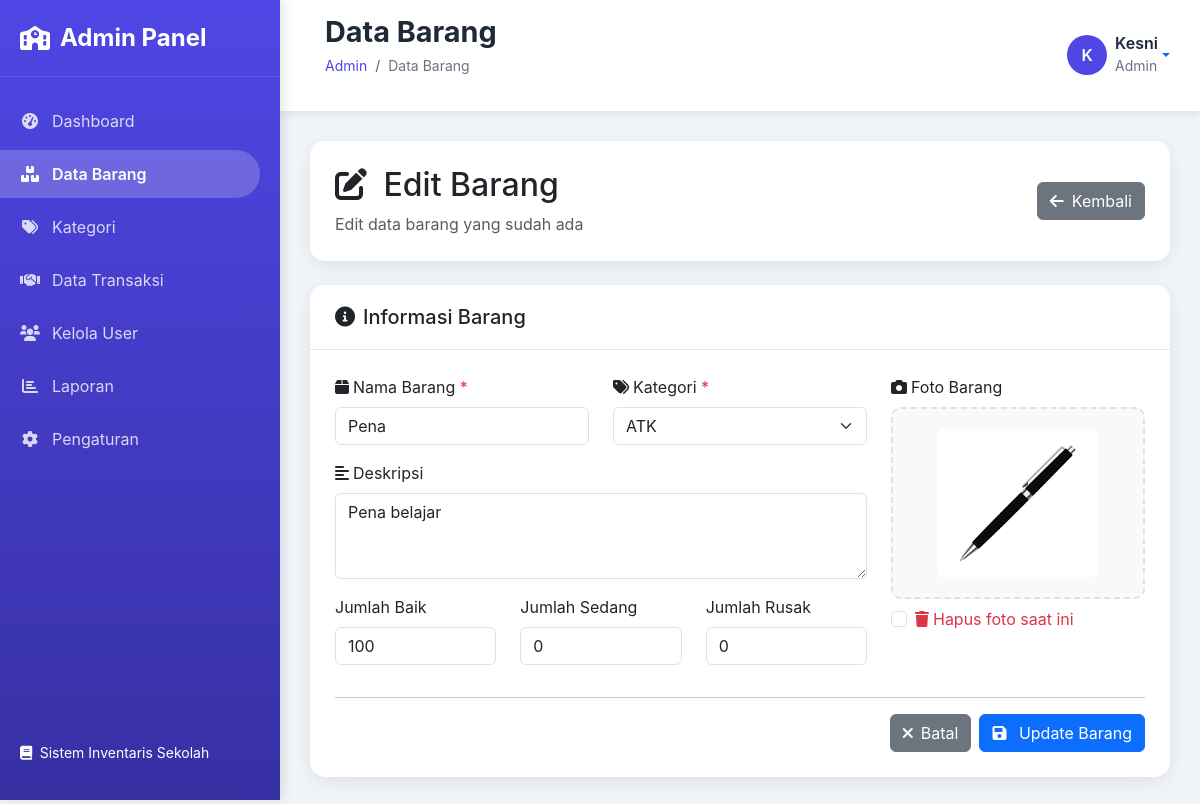
The app's page /admin/barang/index.php?action=edit&id=41 (signed in) with its own data.
### tables this page shows
CREATE TABLE `barang` (
  `id` int(11) NOT NULL,
  `nama_barang` varchar(200) NOT NULL,
  `kategori_id` int(11) NOT NULL,
  `deskripsi` longtext DEFAULT NULL,
  `foto` varchar(255) DEFAULT NULL,
  `jumlah_baik` int(10) UNSIGNED NOT NULL DEFAULT 0,
  `jumlah_sedang` int(10) UNSIGNED NOT NULL DEFAULT 0,
  `jumlah_rusak` int(10) UNSIGNED NOT NULL DEFAULT 0,
  `created_at` timestamp NULL DEFAULT current_timestamp(),
  `updated_at` timestamp NULL DEFAULT current_timestamp() ON UPDATE current_timestamp()
);

CREATE TABLE `kategori` (
  `id` int(11) NOT NULL,
  `nama_kategori` varchar(100) NOT NULL,
  `deskripsi` text DEFAULT NULL,
  `created_at` timestamp NULL DEFAULT current_timestamp(),
  `updated_at` timestamp NULL DEFAULT current_timestamp() ON UPDATE current_timestamp()
);

### admin/barang/form.php (the view, shortened to what this page needs)
<?php
$page_title = isset($_GET['action']) && $_GET['action'] == 'edit' ? 'Edit Barang' : 'Tambah Barang';
require_once '../includes/header.php';
$action = $_GET['action'] ?? 'add';
$barang_id = $_GET['id'] ?? null;
$barang = null;
try {
    $pdo = new PDO("mysql:host=localhost;dbname=inventaris_sekolah", "root", "");
    $pdo->setAttribute(PDO::ATTR_ERRMODE, PDO::ERRMODE_EXCEPTION);
    $kategori_list = $pdo->query("SELECT * FROM kategori ORDER BY nama_kategori")->fetchAll();
    if ($action == 'edit' && $barang_id) {
        $stmt = $pdo->prepare("SELECT * FROM barang WHERE id = ?");
        $stmt->execute([$barang_id]);
        $barang = $stmt->fetch(PDO::FETCH_ASSOC);
    }
} catch (Exception $e) {
    $kategori_list = [];
    error_log("[admin/barang/form.php] DB error: " . $e->getMessage());
}
?>
<div class="row mb-4">
    <div class="col-12">
        <div class="card">
            <div class="card-body">
                <div class="row align-items-center">
                    <div class="col-md-8">
                        <h2 class="mb-2">
                            <i class="fas fa-<?= $action == 'edit' ? 'edit' : 'plus' ?> me-2"></i>
                            <?= $page_title ?>
                        </h2>
                        <p class="text-muted mb-0">
                            <?= $action == 'edit' ? 'Edit data barang yang sudah ada' : 'Tambahkan barang baru ke inventaris' ?>
                        </p>
                    </div>
                    <div class="col-md-4 text-md-end">
                        <a href="index.php" class="btn btn-secondary">
                            <i class="fas fa-arrow-left me-2"></i>Kembali
                        </a>
                    </div>
                </div>
            </div>
        </div>
    </div>
</div>
<div class="row">
    <div class="col-12">
        <div class="card">
            <div class="card-header">
                <h5 class="mb-0">
                    <i class="fas fa-info-circle me-2"></i>Informasi Barang
                </h5>
            </div>
            <div class="card-body">
                <form method="POST" action="" enctype="multipart/form-data" id="barangForm">
                    <div class="row">
                        <div class="col-md-8">
                            <div class="row mb-3">
                                <div class="col-md-6">
                                    <label for="nama_barang" class="form-label">
                                        <i class="fas fa-box me-1"></i>Nama Barang <span class="text-danger">*</span>
                                    </label>
                                    <input type="text" class="form-control" id="nama_barang" name="nama_barang"
                                        value="<?= htmlspecialchars($barang['nama_barang'] ?? '') ?>" required>
                                </div>
                                <div class="col-md-6">
                                    <label for="kategori_id" class="form-label">
                                        <i class="fas fa-tags me-1"></i>Kategori <span class="text-danger">*</span>
                                    </label>
                                    <select class="form-select" id="kategori_id" name="kategori_id" required>
                                        <?php foreach ($kategori_list as $kat): ?>
                                            <option value="<?= $kat['id'] ?>"
                                                <?= ($barang['kategori_id'] ?? '') == $kat['id'] ? 'selected' : '' ?>>
                                                <?= htmlspecialchars($kat['nama_kategori']) ?>
                                            </option>
                                        <?php endforeach; ?>
                                    </select>
                                </div>
                            </div>
                            <div class="mb-3">
                                <label for="deskripsi" class="form-label">
                                    <i class="fas fa-align-left me-1"></i>Deskripsi
                                </label>
                                <textarea class="form-control" id="deskripsi" name="deskripsi" rows="3"
                                    placeholder="Deskripsi detail barang..."><?= htmlspecialchars($barang['deskripsi'] ?? '') ?></textarea>
                            </div>
                            <div class="row">
                                <div class="col-md-4 mb-3">
                                    <label for="jumlah_baik" class="form-label">Jumlah Baik</label>
                                    <input type="number" class="form-control" id="jumlah_baik" name="jumlah_baik" min="0"
                                        value="<?= htmlspecialchars($barang['jumlah_baik'] ?? 0) ?>">
                                </div>
                                <div class="col-md-4 mb-3">
                                    <label for="jumlah_sedang" class="form-label">Jumlah Sedang</label>
                                    <input type="number" class="form-control" id="jumlah_sedang" name="jumlah_sedang" min="0"
                                        value="<?= htmlspecialchars($barang['jumlah_sedang'] ?? 0) ?>">
                                </div>
                                <div class="col-md-4 mb-3">
                                    <label for="jumlah_rusak" class="form-label">Jumlah Rusak</label>
                                    <input type="number" class="form-control" id="jumlah_rusak" name="jumlah_rusak" min="0"
                                        value="<?= htmlspecialchars($barang['jumlah_rusak'] ?? 0) ?>">
                                </div>
                            </div>
                        </div>
                        <div class="col-md-4">
                            <div class="mb-3">
                                <label for="foto" class="form-label">
                                    <i class="fas fa-camera me-1"></i>Foto Barang
                                </label>
                                <div class="upload-area" id="uploadArea">
                                    <?php if (isset($barang['foto']) && $barang['foto']): ?>
                                        <img src="../../uploads/<?= htmlspecialchars($barang['foto']) ?>" id="previewImage"
                                            class="img-fluid rounded" style="max-height: 200px;">
                                    <?php endif; ?>
                                </div>
                                <?php if ($action == 'edit' && isset($barang['foto']) && $barang['foto']): ?>
                                    <div class="form-check mt-2">
                                        <input class="form-check-input" type="checkbox" id="hapus_foto" name="hapus_foto" value="1">
                                        <label class="form-check-label text-danger" for="hapus_foto">
                                            <i class="fas fa-trash me-1"></i>Hapus foto saat ini
                                        </label>
                                    </div>
                                <?php endif; ?>
                            </div>
                        </div>
                    </div>
                    <hr>
                    <div class="row">
                        <div class="col-12">
                            <div class="d-flex gap-2 justify-content-end">
                                <a href="index.php" class="btn btn-secondary">
                                    <i class="fas fa-times me-2"></i>Batal
                                </a>
                                <button type="submit" class="btn btn-primary" id="submitBtn">
                                    <i class="fas fa-save me-2"></i>
                                    <?= $action == 'edit' ? 'Update Barang' : 'Simpan Barang' ?>
                                </button>
                            </div>
                        </div>
                    </div>
                </form>
            </div>
        </div>
    </div>
</div>
<?php require_once '../includes/footer.php'; ?>

### admin/includes/header.php (style rules this page uses)
:root { --primary-color: #4f46e5; --primary-dark: #3730a3; --secondary-color: #7c3aed; --success-color: #10b981; --warning-color: #f59e0b; --danger-color: #ef4444; --dark-color: #1f2937; --light-color: #f8fafc; --gray-color: #6b7280; --sidebar-width: 280px; --header-height: 70px; }
* { margin: 0; padding: 0; box-sizing: border-box; }
body { font-family: 'Inter', -apple-system, BlinkMacSystemFont, 'Segoe UI', Roboto, sans-serif; background: #f1f5f9; overflow-x: hidden; }
.card { border: none; border-radius: 15px; box-shadow: 0 5px 20px rgba(0, 0, 0, 0.08); transition: all 0.3s ease; }
.card-header { background: white; border-bottom: 1px solid #e5e7eb; border-radius: 15px 15px 0 0 !important; padding: 20px 25px; }
.card-body { padding: 25px; }

### admin/barang/form.php (style rules this page uses)
.upload-area { border: 2px dashed #dee2e6; border-radius: 10px; padding: 20px; text-align: center; cursor: pointer; transition: all 0.3s ease; background: #f8f9fa; }

### records on screen
barang: nama_barang "Pena", kategori_id "ATK", deskripsi "Pena belajar", jumlah_baik "100", jumlah_sedang "0", jumlah_rusak "0", foto (picture)

### other values on screen
$page_title "Data Barang"
substr($user_name, 0, 1) "K"
$user_name "Kesni"
$user_role "Admin"
$page_title "Edit Barang"
